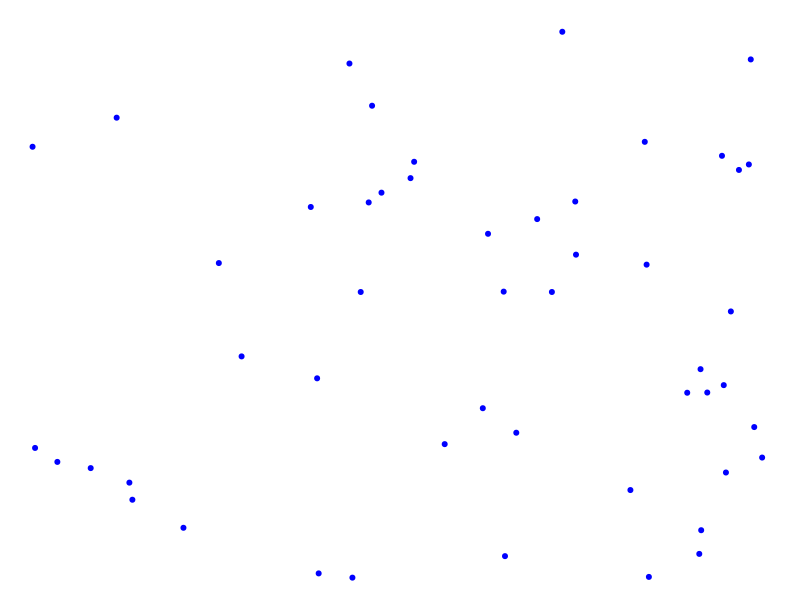
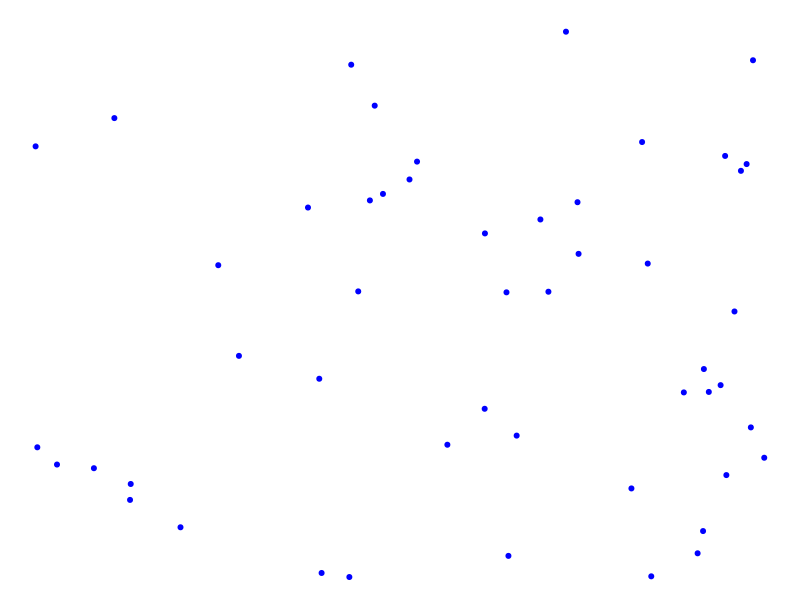
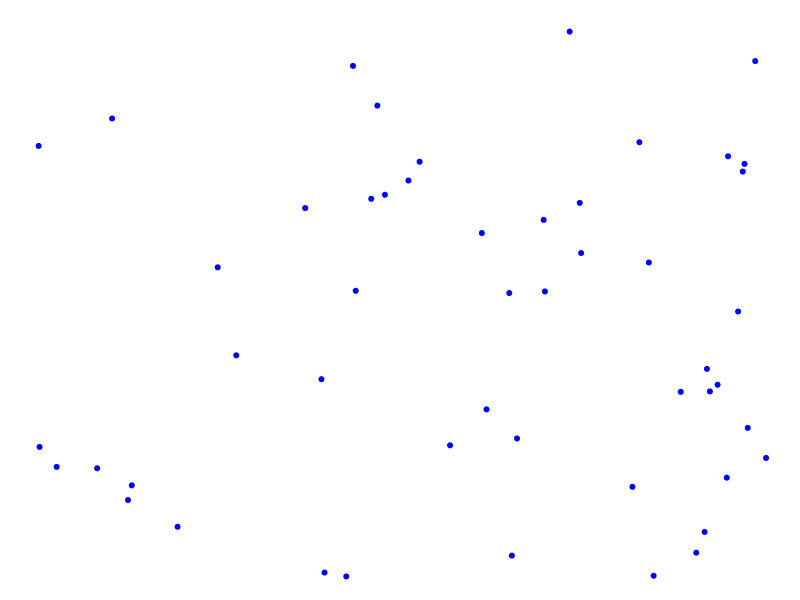
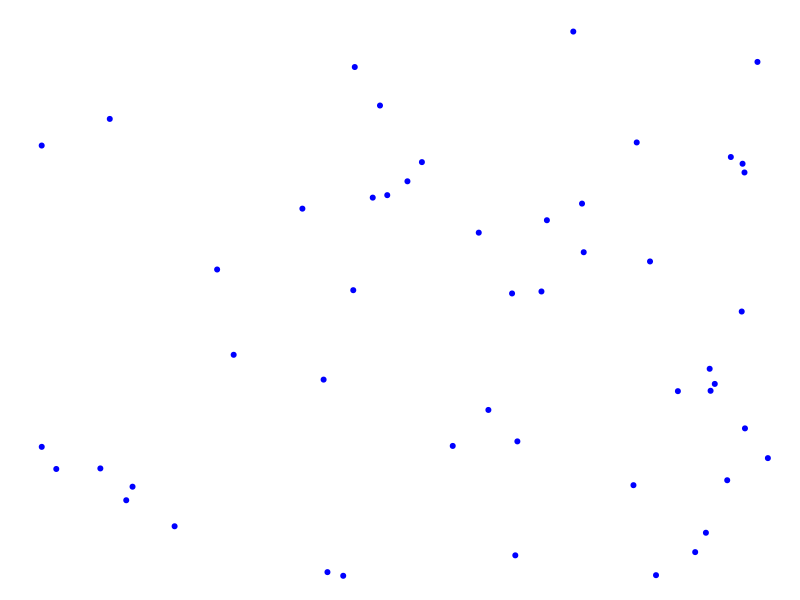
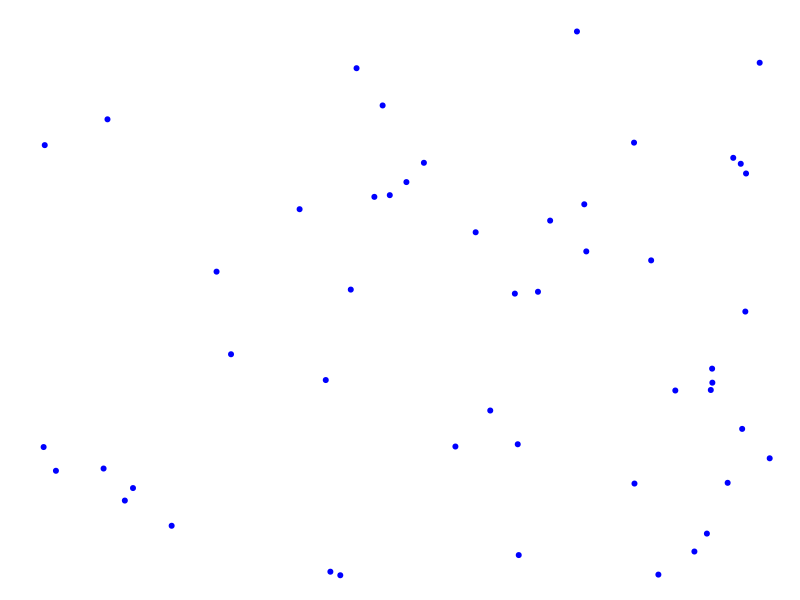
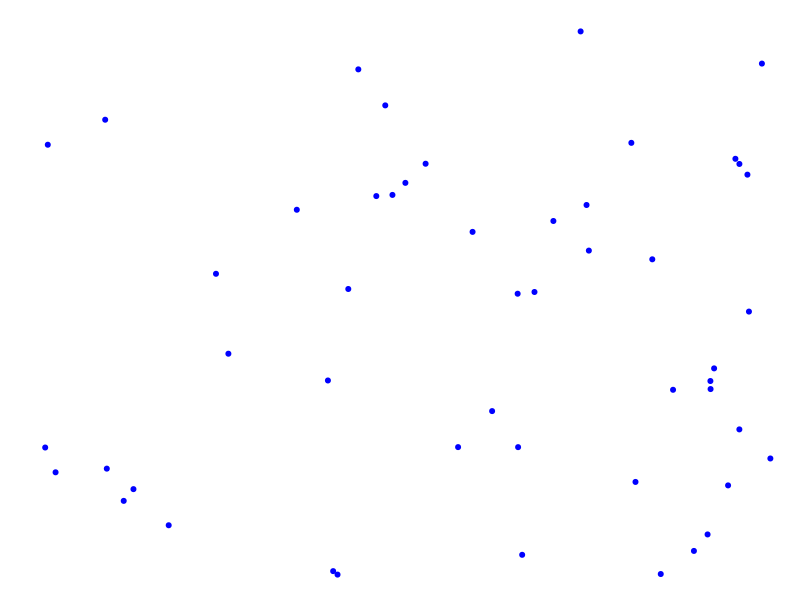
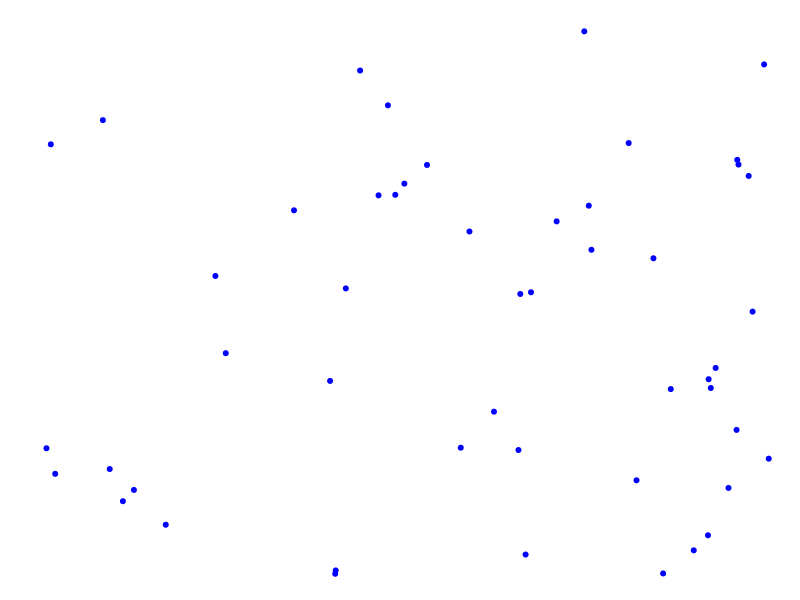
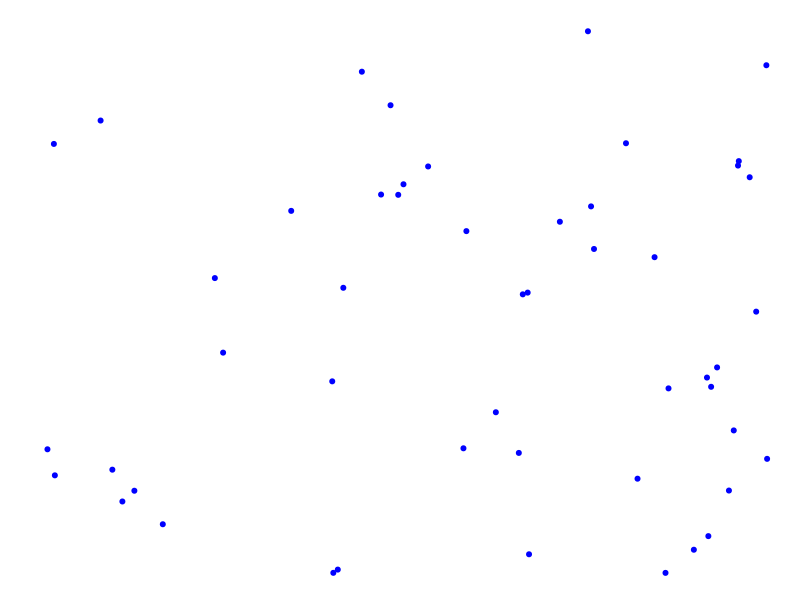

The R source for these figures, in order:
# Boids Simulation in R with Border Rebound
# This script simulates flocking behavior using Craig Reynolds' Boids algorithm.
# Boids follow three rules: separation, alignment, and cohesion.
# They also bounce off the borders of the simulation window.

set.seed(42)  # For reproducibility

# --- Simulation Parameters ---
n_boids <- 50          # Number of boids
width <- 1000          # Width of simulation window
height <- 800          # Height of simulation window
max_speed <- 5         # Maximum speed of a boid
max_force <- 0.2       # Maximum steering force
vision_radius <- 50    # Radius within which boids see each other
separation_radius <- 20 # Radius within which boids avoid each other

# --- Initialize Boids ---
# Each boid has a position (x, y) and velocity (vx, vy)
boids <- data.frame(
  x = runif(n_boids, 0, width),   # Random x position
  y = runif(n_boids, 0, height),  # Random y position
  vx = runif(n_boids, -1, 1),     # Random x velocity
  vy = runif(n_boids, -1, 1)      # Random y velocity
)

# Normalize initial speed to max_speed
boids$vx <- boids$vx / sqrt(boids$vx^2 + boids$vy^2) * max_speed
boids$vy <- boids$vy / sqrt(boids$vx^2 + boids$vy^2) * max_speed

# --- Helper Functions ---

# Calculate Euclidean distance between two points
distance <- function(x1, y1, x2, y2) {
  sqrt((x1 - x2)^2 + (y1 - y2)^2)
}

# Limit a value between min and max
limit <- function(value, min_val, max_val) {
  pmin(pmax(value, min_val), max_val)
}

# --- Boids Rules ---

# Separation: Steer to avoid crowding neighbors
separation <- function(boid_index, boids) {
  steering <- c(0, 0)  # Steering force to apply
  total <- 0          # Count of neighbors within separation radius
  
  for (i in 1:nrow(boids)) {
    if (i == boid_index) next  # Skip self
    d <- distance(boids$x[boid_index], boids$y[boid_index], boids$x[i], boids$y[i])
    if (d < separation_radius) {
      # Move away from neighbors
      steering[1] <- steering[1] - (boids$x[i] - boids$x[boid_index])
      steering[2] <- steering[2] - (boids$y[i] - boids$y[boid_index])
      total <- total + 1
    }
  }
  
  if (total > 0) {
    # Average steering force
    steering <- steering / total
    # Normalize and scale to max_speed
    mag <- sqrt(steering[1]^2 + steering[2]^2)
    if (mag > 0) {
      steering <- steering / mag * max_speed
      # Subtract current velocity to get steering force
      steering <- steering - c(boids$vx[boid_index], boids$vy[boid_index])
      # Limit steering force
      steering <- limit(steering, -max_force, max_force)
    }
  }
  
  return(steering)
}

# Alignment: Steer toward the average heading of neighbors
alignment <- function(boid_index, boids) {
  steering <- c(0, 0)  # Steering force to apply
  total <- 0          # Count of neighbors within vision radius
  
  for (i in 1:nrow(boids)) {
    if (i == boid_index) next  # Skip self
    d <- distance(boids$x[boid_index], boids$y[boid_index], boids$x[i], boids$y[i])
    if (d < vision_radius) {
      # Sum velocities of neighbors
      steering[1] <- steering[1] + boids$vx[i]
      steering[2] <- steering[2] + boids$vy[i]
      total <- total + 1
    }
  }
  
  if (total > 0) {
    # Average velocity
    steering <- steering / total
    # Normalize and scale to max_speed
    mag <- sqrt(steering[1]^2 + steering[2]^2)
    if (mag > 0) {
      steering <- steering / mag * max_speed
      # Subtract current velocity to get steering force
      steering <- steering - c(boids$vx[boid_index], boids$vy[boid_index])
      # Limit steering force
      steering <- limit(steering, -max_force, max_force)
    }
  }
  
  return(steering)
}

# Cohesion: Steer toward the average position of neighbors
cohesion <- function(boid_index, boids) {
  steering <- c(0, 0)  # Steering force to apply
  total <- 0          # Count of neighbors within vision radius
  
  for (i in 1:nrow(boids)) {
    if (i == boid_index) next  # Skip self
    d <- distance(boids$x[boid_index], boids$y[boid_index], boids$x[i], boids$y[i])
    if (d < vision_radius) {
      # Sum positions of neighbors
      steering[1] <- steering[1] + boids$x[i]
      steering[2] <- steering[2] + boids$y[i]
      total <- total + 1
    }
  }
  
  if (total > 0) {
    # Average position
    steering <- steering / total
    # Steer toward average position
    steering <- steering - c(boids$x[boid_index], boids$y[boid_index])
    # Normalize and scale to max_speed
    mag <- sqrt(steering[1]^2 + steering[2]^2)
    if (mag > 0) {
      steering <- steering / mag * max_speed
      # Subtract current velocity to get steering force
      steering <- steering - c(boids$vx[boid_index], boids$vy[boid_index])
      # Limit steering force
      steering <- limit(steering, -max_force, max_force)
    }
  }
  
  return(steering)
}

# --- Main Simulation Loop ---
dev.new(width = width, height = height)  # Open a new graphics window
par(mar = rep(0, 4))  # Remove margins

for (iter in 1:200) {
  # Clear and redraw the plot
  plot(0, 0, type = "n", xlim = c(0, width), ylim = c(0, height), ann = FALSE, axes = FALSE)
  points(boids$x, boids$y, pch = 20, col = "blue")  # Draw boids
  
  for (i in 1:nrow(boids)) {
    # Apply the three rules
    sep <- separation(i, boids)
    ali <- alignment(i, boids)
    coh <- cohesion(i, boids)
    
    # Update velocity
    boids$vx[i] <- boids$vx[i] + sep[1] + ali[1] + coh[1]
    boids$vy[i] <- boids$vy[i] + sep[2] + ali[2] + coh[2]
    
    # Limit speed
    speed <- sqrt(boids$vx[i]^2 + boids$vy[i]^2)
    if (speed > max_speed) {
      boids$vx[i] <- boids$vx[i] / speed * max_speed
      boids$vy[i] <- boids$vy[i] / speed * max_speed
    }
    
    # Update position
    boids$x[i] <- boids$x[i] + boids$vx[i]
    boids$y[i] <- boids$y[i] + boids$vy[i]
    
    # Border rebound: bounce off edges
    if (boids$x[i] < 0) {
      boids$x[i] <- 0
      boids$vx[i] <- -boids$vx[i] * 0.9  # Reverse and dampen
    }
    if (boids$x[i] > width) {
      boids$x[i] <- width
      boids$vx[i] <- -boids$vx[i] * 0.9  # Reverse and dampen
    }
    if (boids$y[i] < 0) {
      boids$y[i] <- 0
      boids$vy[i] <- -boids$vy[i] * 0.9  # Reverse and dampen
    }
    if (boids$y[i] > height) {
      boids$y[i] <- height
      boids$vy[i] <- -boids$vy[i] * 0.9  # Reverse and dampen
    }
  }
  
  Sys.sleep(0.1)  # Pause for animation
}
